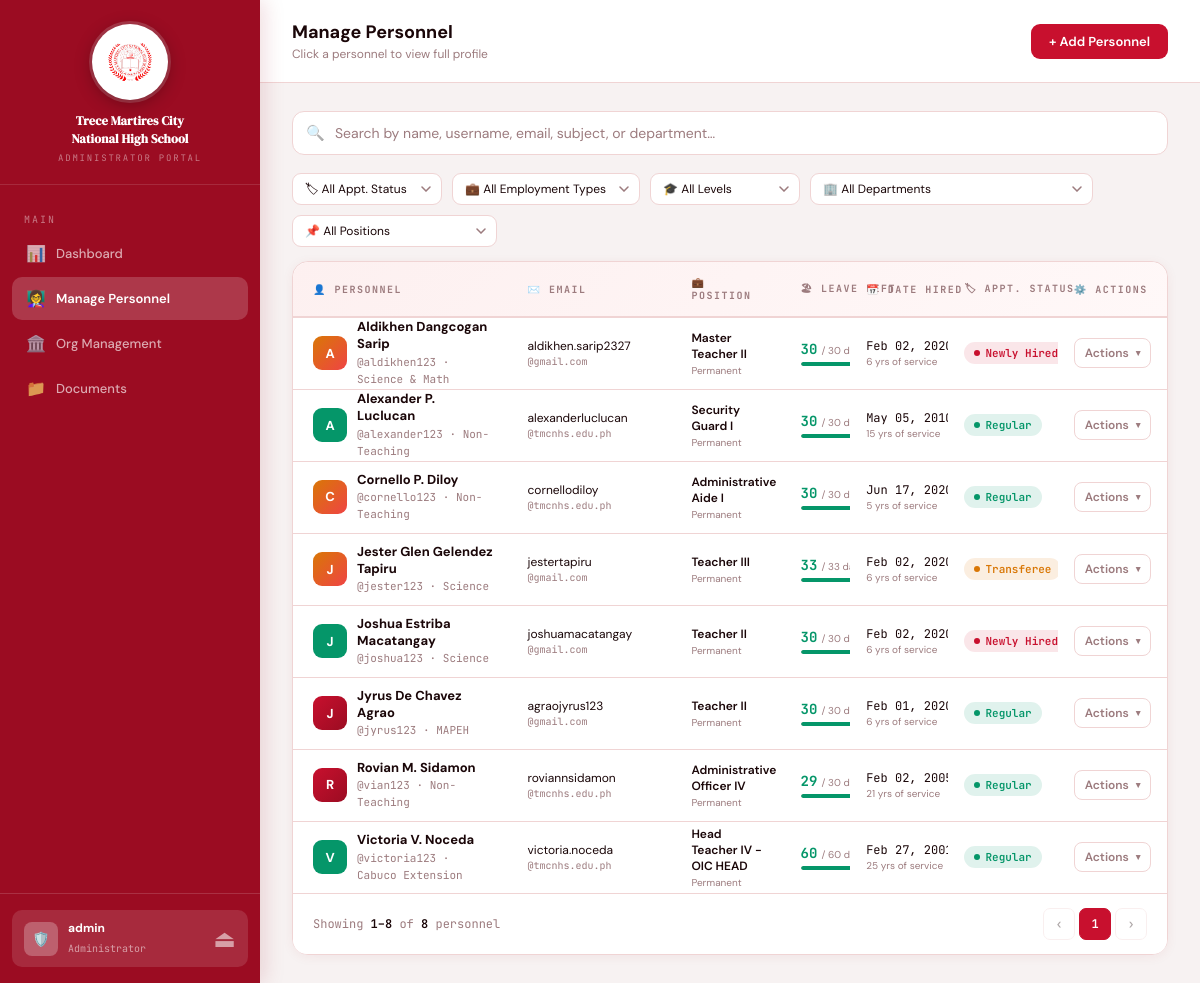
The page /ADMIN_SIDE/manage_personnel.php (signed in) on the database its author committed.
### tables this page shows
CREATE TABLE `personnels` (
  `id` int(11) NOT NULL,
  `user_id` int(11) NOT NULL,
  `last_name` varchar(100) NOT NULL,
  `first_name` varchar(100) NOT NULL,
  `middle_name` varchar(100) DEFAULT NULL,
  `suffix` enum('','Jr.','Sr.','II','III','IV') DEFAULT '',
  `full_name` varchar(300) GENERATED ALWAYS AS (concat_ws(' ',`first_name`,nullif(`middle_name`,''),`last_name`,nullif(`suffix`,''))) VIRTUAL,
  `gender` enum('Male','Female','Other') DEFAULT NULL,
  `civil_status` enum('Single','Married','Widowed','Separated') DEFAULT NULL,
  `date_of_birth` date DEFAULT NULL,
  `place_of_birth` varchar(200) DEFAULT NULL,
  `email` varchar(150) NOT NULL,
  `phone` char(11) DEFAULT NULL COMMENT 'PH mobile: exactly 11 digits, starts 09',
  `address` text DEFAULT NULL COMMENT 'Complete residence address + ZIP code',
  `profile_image` varchar(255) DEFAULT NULL,
  `subject` varchar(100) DEFAULT NULL,
  `department` varchar(100) DEFAULT NULL,
  `employment_type` enum('Permanent','Temporary','Contractual','Part-time') DEFAULT 'Permanent',
  `date_hired` date DEFAULT NULL,
  `status` enum('active','inactive') DEFAULT 'active',
  `leave_days_allocation` int(11) DEFAULT 30,
  `tin_number` varchar(20) DEFAULT NULL COMMENT 'Tax Identification Number',
  `philhealth_number` varchar(20) DEFAULT NULL COMMENT '12-digit PhilHealth ID',
  `pagibig_number` varchar(20) DEFAULT NULL COMMENT 'Pag-IBIG / HDMF 12-digit MID',
  `sss_number` varchar(20) DEFAULT NULL COMMENT 'SSS (10 digits) or GSIS (11 digits)',
  `crn_number` varchar(20) DEFAULT NULL COMMENT 'Common Reference Number',
  `bp_number` varchar(20) DEFAULT NULL COMMENT 'Barangay / Business Permit Number',
  `created_at` timestamp NOT NULL DEFAULT current_timestamp(),
  `updated_at` timestamp NOT NULL DEFAULT current_timestamp() ON UPDATE current_timestamp(),
  `appointment_status` enum('Newly Hired','Regular','Transferee','Reinstated') DEFAULT 'Regular',
  `personnel_level` varchar(20) DEFAULT 'Teaching'
);

CREATE TABLE `users` (
  `id` int(11) NOT NULL,
  `username` varchar(50) NOT NULL,
  `password` varchar(255) NOT NULL,
  `role` enum('admin','teacher') NOT NULL,
  `created_at` timestamp NOT NULL DEFAULT current_timestamp()
);

### ADMIN_SIDE/admin_shared.php (called while the page is built, shortened)
<?php
require_once '../Config.php';
$_BASE = rtrim(str_replace(
    str_replace('\\', '/', $_SERVER['DOCUMENT_ROOT']),
    '',
    str_replace('\\', '/', dirname(dirname(__FILE__)))
), '/');
function asset_url($path) {
    global $_BASE;
    $path = str_replace('\\', '/', $path);
    $root = str_replace('\\', '/', $_SERVER['DOCUMENT_ROOT']);
    $path = ltrim($path, '/');
    return $_BASE . '/' . $path;
}
$conn->query("CREATE TABLE IF NOT EXISTS leave_reports (
    id INT AUTO_INCREMENT PRIMARY KEY,
    teacher_id INT NOT NULL,
    last_name VARCHAR(100),
    first_name VARCHAR(100),
    absent_dates TEXT,
    days_absent INT DEFAULT 0,
    leave_type VARCHAR(50) DEFAULT 'Sick Leave',
    reason TEXT,
    scan_file_path VARCHAR(255),
    scan_file_name VARCHAR(255),
    filed_at TIMESTAMP DEFAULT CURRENT_TIMESTAMP
)");
$teachers_arr = [];
$res = $conn->query("SELECT t.*, u.username, u.created_at as joined FROM personnels t JOIN users u ON t.user_id=u.id ORDER BY t.full_name");
if ($res) while ($row = $res->fetch_assoc()) $teachers_arr[] = $row;
$leave_total_absent = [];
$res3 = $conn->query("SELECT * FROM leave_reports ORDER BY filed_at DESC");
if ($res3) {
    while ($row = $res3->fetch_assoc()) {
        $tid = $row['teacher_id'];
        if (!empty($row['scan_file_path'])) {
            $row['scan_file_path'] = asset_url($row['scan_file_path']);
        }
        $leave_total_absent[$tid] = ($leave_total_absent[$tid] ?? 0) + (int)$row['days_absent'];
    }
}

### ADMIN_SIDE/manage_personnel.php (the view, shortened to what this page needs)
<?php
require_once 'admin_shared.php';
?>
<!DOCTYPE html>
<html lang="en">
<head>
<link rel="stylesheet" href="https://cdn.jsdelivr.net/npm/sweetalert2@11/dist/sweetalert2.min.css">
</head>
<body>
<aside class="sidebar">
  <div class="sidebar-logo">
    <div class="sidebar-logo-img-wrap">
      <img src="../uploads/logo/TMCNHS-Logo.png" alt="TMCNHS Logo" onerror="this.style.display='none'">
    </div>
    <div class="sidebar-logo-text">
      <h2>Trece Martires City<br>National High School</h2>
      <span>Administrator Portal</span>
    </div>
  </div>
  <nav class="nav">
    <div class="nav-label">Main</div>
    <a class="nav-item" href="admin_dashboard.php"><span class="ni">📊</span> Dashboard</a>
    <a class="nav-item active" href="manage_personnel.php"><span class="ni">👩‍🏫</span> Manage Personnel</a>
    <a class="nav-item" href="org_management.php"><span class="ni">🏛️</span> Org Management</a>
    <a class="nav-item" href="documents_library.php"><span class="ni">📁</span> Documents</a>
  </nav>
  <div class="sidebar-footer">
    <div class="user-chip">
      <div class="avatar">🛡️</div>
      <div class="user-info">
        <strong><?= htmlspecialchars($_SESSION['username']) ?></strong>
        <small>Administrator</small>
      </div>
      <a href="../logout.php" class="logout-btn" title="Logout" style="font-size: 1.5rem;">⏏</a>
    </div>
  </div>
</aside>
<main class="main">
  <div class="topbar">
    <div>
      <h1>Manage Personnel</h1>
      <p>Click a personnel to view full profile</p>
    </div>
    <button class="btn btn-primary" onclick="openAddPersonnel()">+ Add Personnel</button>
  </div>
  <div class="page">
    <div class="search-wrap">
      <span class="search-icon">🔍</span>
      <input type="text" class="search-input" id="teacherSearch" placeholder="Search by name, username, email, subject, or department…" oninput="filterTable('teacherSearch','teacherTbody','teacherCount')">
    </div>
    <div class="filter-bar" id="filterBar">
      <select class="filter-select" id="filterApptStatus" onchange="applyFilters()">
        <option value="">🏷 All Appt. Status</option>
      </select>
      <select class="filter-select" id="filterEmpType" onchange="applyFilters()">
        <option value="">💼 All Employment Types</option>
      </select>
      <select class="filter-select" id="filterLevel" onchange="applyFilters()">
        <option value="">🎓 All Levels</option>
      </select>
      <select class="filter-select" id="filterDepartment" onchange="applyFilters()">
        <option value="">🏢 All Departments</option>
      </select>
      <select class="filter-select" id="filterPosition" onchange="applyFilters()">
        <option value="">📌 All Positions</option>
      </select>
    </div>
    <div class="table-wrap">
      <table>
        <thead>
          <tr>
            <th>👤 Personnel</th>
            <th>✉️ Email</th>
            <th>💼 Position</th>
            <th>🏖 Leave Left</th>
            <th>📅 Date Hired</th>
            <th>🏷 Appt. Status</th>
            <th style="text-align:right;padding-right:20px">⚙️ Actions</th>
          </tr>
        </thead>
        <tbody id="teacherTbody">
          <?php foreach ($teachers_arr as $t):
            $colors = ['t-avatar','t-avatar-b','t-avatar-c'];
            $cl = $colors[$t['id'] % 3];
            $t_absent = $leave_total_absent[$t['id']] ?? 0;
            $t_alloc  = !empty($t['leave_days_allocation']) ? (int)$t['leave_days_allocation'] : $total_leave_days;
            $t_leave_left = max(0, $t_alloc - $t_absent);
          ?>
          <tr data-name="<?= htmlspecialchars(strtolower($t['full_name'])) ?>"
            data-subject="<?= htmlspecialchars(strtolower($t['subject'] ?? '')) ?>"
            data-dept="<?= htmlspecialchars(strtolower($t['department'] ?? '')) ?>"
            data-email="<?= htmlspecialchars(strtolower($t['email'])) ?>"
            data-username="<?= htmlspecialchars(strtolower($t['username'])) ?>"
            data-appt="<?= htmlspecialchars($t['appointment_status'] ?? '') ?>"
            data-emptype="<?= htmlspecialchars($t['employment_type'] ?? '') ?>"
            data-level="<?= htmlspecialchars($t['personnel_level'] ?? '') ?>">
          <td>
            <div class="teacher-name teacher-link" onclick='openTeacherProfile(<?= htmlspecialchars(json_encode($t), ENT_QUOTES) ?>)'>
              <div class="t-avatar <?= $cl ?>"><?= mb_strtoupper(mb_substr($t['full_name'],0,1)) ?></div>
              <div class="t-info">
                <strong class="searchable-name"><?= htmlspecialchars($t['full_name']) ?></strong>
                <span>@<?= htmlspecialchars($t['username']) ?> · <?= htmlspecialchars($t['department'] ?: '—') ?></span>
              </div>
            </div>
          </td>
          <td>
            <div style="display:flex;flex-direction:column;gap:1px">
              <span style="font-size:12px;color:var(--text)"><?= htmlspecialchars(explode('@',$t['email'])[0]) ?></span>
              <span style="font-size:10px;color:var(--muted);font-family:'JetBrains Mono',monospace">@<?= htmlspecialchars(explode('@',$t['email'])[1] ?? '') ?></span>
            </div>
          </td>
          <td>
            <div style="display:flex;flex-direction:column;gap:2px">
              <span style="font-size:12px;font-weight:600"><?= htmlspecialchars($t['subject'] ?: '—') ?></span>
              <span style="font-size:10px;color:var(--muted)"><?= htmlspecialchars($t['employment_type'] ?: 'Employment N/A') ?></span>
            </div>
          </td>
          <td>
            <?php
              $pct = $t_alloc > 0 ? round(($t_leave_left / $t_alloc) * 100) : 0;
              $barColor = $t_leave_left <= 5 ? '#c8102e' : ($t_leave_left <= 10 ? '#d97706' : '#059669');
            ?>
            <div style="display:flex;flex-direction:column;gap:4px">
              <div style="display:flex;align-items:baseline;gap:4px">
                <span style="font-family:'JetBrains Mono',monospace;font-weight:700;font-size:14px;color:<?= $barColor ?>"><?= $t_leave_left ?></span>
                <span style="color:var(--muted);font-size:10px">/ <?= $t_alloc ?> days</span>
              </div>
              <div style="height:4px;background:var(--border);border-radius:999px;overflow:hidden;width:70px">
                <div style="height:100%;width:<?= $pct ?>%;background:<?= $barColor ?>;border-radius:999px;transition:width 0.3s"></div>
              </div>
            </div>
          </td>
          <td>
            <div style="display:flex;flex-direction:column;gap:1px">
              <span style="font-size:12px;font-family:'JetBrains Mono',monospace"><?= $t['date_hired'] ? date('M d, Y', strtotime($t['date_hired'])) : '—' ?></span>
              <?php if ($t['date_hired']):
                $years = floor((time() - strtotime($t['date_hired'])) / (365.25 * 86400));
              ?>
                <span style="font-size:10px;color:var(--muted)"><?= $years ?> yr<?= $years != 1 ? 's' : '' ?> of service</span>
              <?php endif; ?>
            </div>
          </td>
          <td>
            <?php
              $apptColors = [
                'Regular'    => ['bg'=>'rgba(5,150,105,0.12)',  'color'=>'#059669',  'dot'=>'#059669'],
                'Newly Hired'=> ['bg'=>'rgba(200,16,46,0.1)',   'color'=>'#c8102e',  'dot'=>'#c8102e'],
                'Transferee' => ['bg'=>'rgba(217,119,6,0.12)',  'color'=>'#d97706',  'dot'=>'#d97706'],
                'Reinstated' => ['bg'=>'rgba(123,31,162,0.12)', 'color'=>'#7b1fa2',  'dot'=>'#7b1fa2'],
              ];
              $ac = $apptColors[$t['appointment_status']] ?? ['bg'=>'rgba(156,123,126,0.12)','color'=>'#9c7b7e','dot'=>'#9c7b7e'];
            ?>
            <span style="display:inline-flex;align-items:center;gap:5px;padding:4px 10px;background:<?= $ac['bg'] ?>;color:<?= $ac['color'] ?>;border-radius:20px;font-size:11px;font-weight:600;font-family:'JetBrains Mono',monospace">
              <span style="width:6px;height:6px;border-radius:50%;background:<?= $ac['dot'] ?>;flex-shrink:0"></span>
              <?= htmlspecialchars($t['appointment_status']) ?>
            </span>
          </td>
          <td style="text-align:right;padding-right:20px">
            <div class="action-wrap">
              <button class="action-btn">Actions <span class="chevron">▾</span></button>
            </div>
          </td>
        </tr>
          <?php endforeach; ?>
        </tbody>
      </table>
      <div class="pagination-wrap" id="paginationWrap">
        <div class="pagination-info" id="paginationInfo"></div>
        <div class="pagination-btns" id="paginationBtns"></div>
      </div>
    </div>
  </div>
</main>
</body>
</html>

### rows shown on the page
personnels: full_name "A", full_name "Aldikhen Dangcogan Sarip", user.username "aldikhen123", department "Science & Math", email "aldikhen.sarip2327", email "gmail.com", subject "Master Teacher II", employment_type "Permanent", leave_days_allocation "30", date_hired "Feb 02,…", date_hired "6", appointment_status "Newly H…"
personnels: full_name "A", full_name "Alexander P. Luclucan", user.username "alexander123", department "Non-Teaching", email "alexanderluclucan", email "tmcnhs.edu.ph", subject "Security Guard I", employment_type "Permanent", leave_days_allocation "30", date_hired "May 05,…", date_hired "15", appointment_status "Regular"
personnels: full_name "C", full_name "Cornello P. Diloy", user.username "cornello123", department "Non-Teaching", email "cornellodiloy", email "tmcnhs.edu.ph", subject "Administrative Aide I", employment_type "Permanent", leave_days_allocation "30", date_hired "Jun 17,…", date_hired "5", appointment_status "Regular"
personnels: full_name "J", full_name "Jester Glen Gelendez Tapiru", user.username "jester123", department "Science", email "jestertapiru", email "gmail.com", subject "Teacher III", employment_type "Permanent", leave_days_allocation "33", date_hired "Feb 02,…", date_hired "6", appointment_status "Transfe…"
personnels: full_name "J", full_name "Joshua Estriba Macatangay", user.username "joshua123", department "Science", email "joshuamacatangay", email "gmail.com", subject "Teacher II", employment_type "Permanent", leave_days_allocation "30", date_hired "Feb 02,…", date_hired "6", appointment_status "Newly H…"
personnels: full_name "J", full_name "Jyrus De Chavez Agrao", user.username "jyrus123", department "MAPEH", email "agraojyrus123", email "gmail.com", subject "Teacher II", employment_type "Permanent", leave_days_allocation "30", date_hired "Feb 01,…", date_hired "6", appointment_status "Regular"
personnels: full_name "R", full_name "Rovian M. Sidamon", user.username "vian123", department "Non-Teaching", email "roviannsidamon", email "tmcnhs.edu.ph", subject "Administrative Officer IV", employment_type "Permanent", t_leave_left "29", date_hired "Feb 02,…", date_hired "21", appointment_status "Regular"
personnels: full_name "V", full_name "Victoria V. Noceda", user.username "victoria123", department "Cabuco Extension", email "victoria.noceda", email "tmcnhs.edu.ph", subject "Head Teacher IV - OIC HEAD", employment_type "Permanent", leave_days_allocation "60", date_hired "Feb 27,…", date_hired "25", appointment_status "Regular"

### other values the page prints
$_SESSION['username'] "admin"
